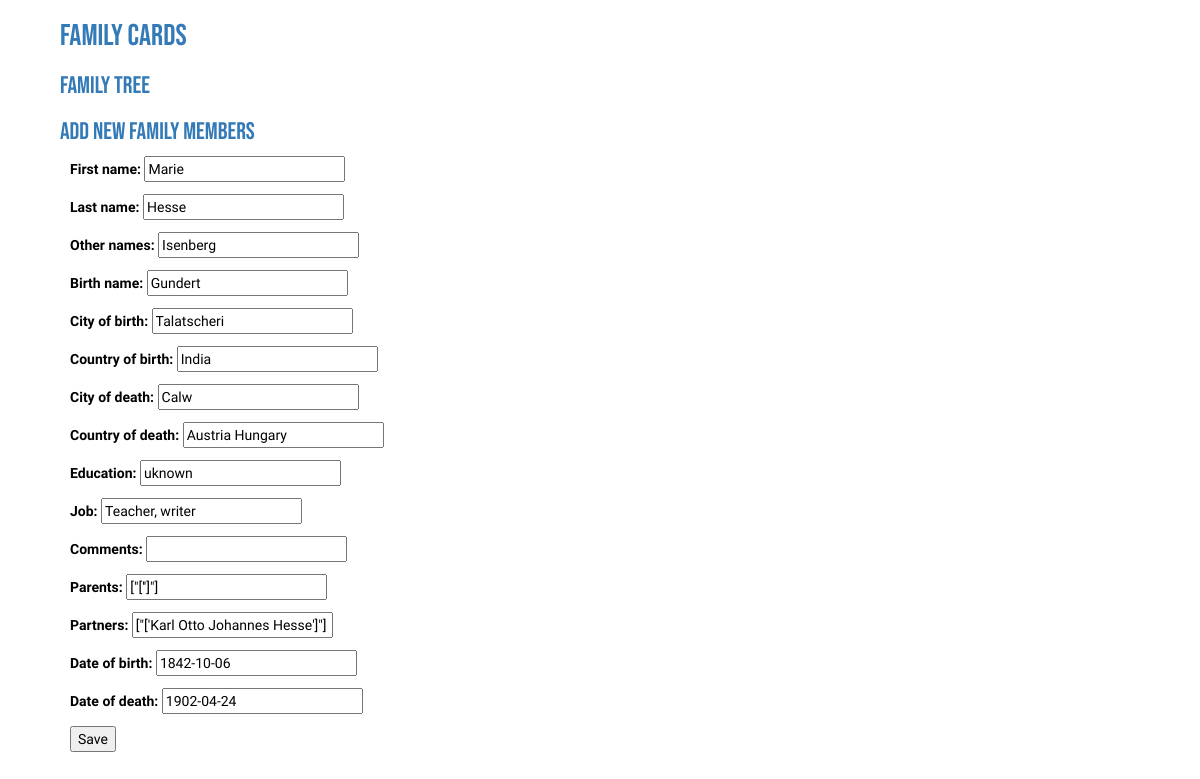
Screenshot of /member/marie_hesse_1842-10-06-000000/edit with the database file from the repository.
### familycards/models.py (models this page shows, shortened)
class FamilyMember(models.Model):
    first_name = models.CharField(max_length=200)
    last_name = models.CharField(max_length=200)
    other_names = models.CharField(max_length=200, blank=True)
    birth_name = models.CharField(max_length=200, blank=True)
    slug = models.SlugField(max_length=100, unique=True)
    date_of_birth = models.DateField(blank=True)
    city_of_birth = models.CharField(max_length=200, blank=True)
    country_of_birth = models.CharField(max_length=200, blank=True)
    date_of_death = models.DateField(blank=True)
    city_of_death = models.CharField(max_length=200, blank=True)
    country_of_death = models.CharField(max_length=200, blank=True)
    education = models.CharField(max_length=200, blank=True)
    job = models.CharField(max_length=200, blank=True)
    comments = models.CharField(max_length=500, blank=True)
    parents = MembersField(blank=True)
    partners = MembersField(blank=True)
    full_name = models.CharField(blank=True, max_length=200)

### familycards/views.py (the view)
# urls.py: path('member/<slug>/edit', views.edit_member, name='edit_member'),
def edit_member(request, slug):
   member = get_object_or_404(FamilyMember, slug=slug)
   if request.method == "POST":
      form = UploadOnePerson(request.POST, instance=member)
      if form.is_valid():
         member = form.save(commit=False)
         member.save()
      context = {'member': member}
      return redirect(request, 'familycards/view_member.html', context)
   else:
      form = UploadOnePerson(instance=member)
   context = {'form': form, 'member':member}
   return render(request, 'familycards/edit_member.html', context)

### familycards/models.py (called while the page is built)
    def from_db_value(self, value, expression, connection):
        if value is None:
            return value
        return value.split(', ')

### familycards/templates/familycards/edit_member.html (shortened to what this page needs)
{% extends 'familycards/base.html' %}
{% block content %}
<div class="member-info">
    <form method="post" >
                        {{ form.as_p }}
                        <input type="submit" value="Save">
                 </form>
</div>
{% endblock %}

### familycards/static/css/familycards.css (style rules this page uses)
.member-info { padding-left: 40px; color: #000000; font-family: 'Nanum Gothic Coding', monospace; }
body { padding-left: 30px; }

### rows the page displays
FamilyMember: first_name "Marie", last_name "Hesse", other_names "Isenberg", birth_name "Gundert", city_of_birth "Talatscheri", country_of_birth "India", city_of_death "Calw", country_of_death "Austria Hungary", education "uknown", job "Teacher, writer", parents "[\"['']\"]", partners "[\"['Karl Otto Johannes Hesse']\"]", date_of_birth "1842-10-06", date_of_death "1902-04-24"
